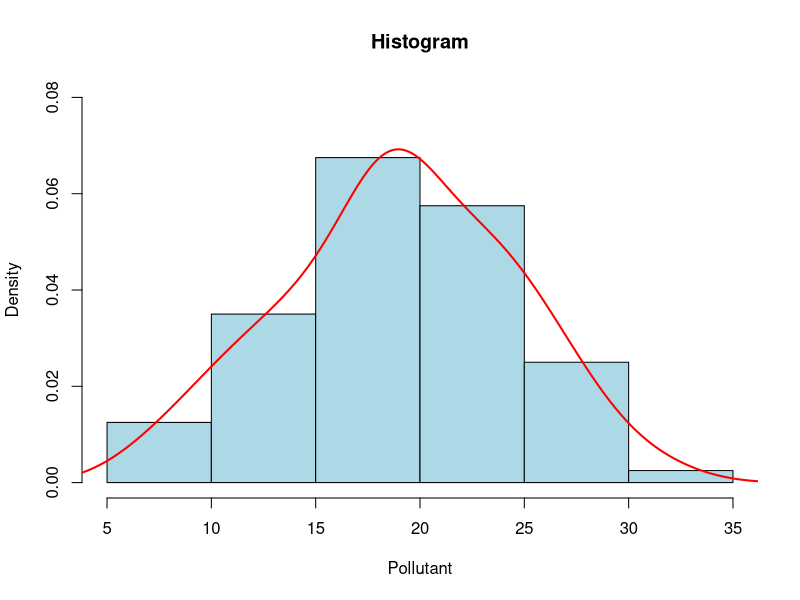
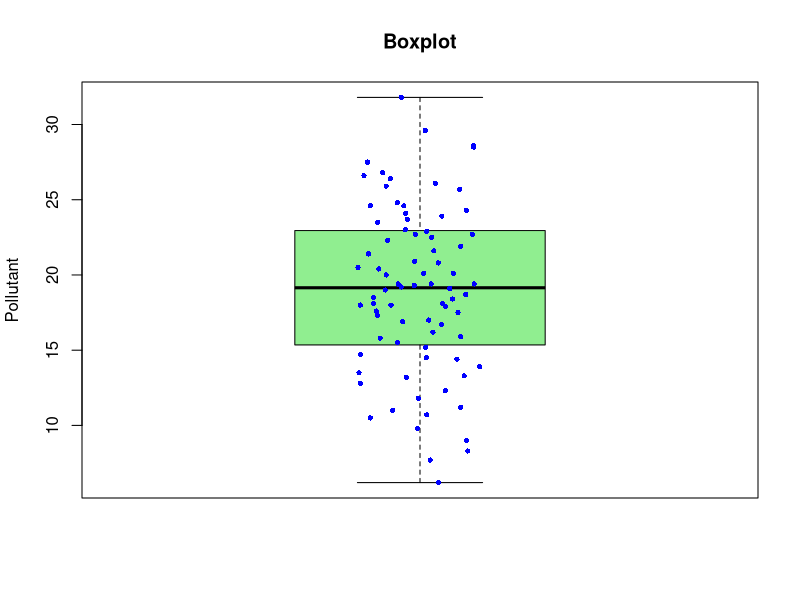

Here is the R script that generated these plots, in order:
#Method to calculate the mode of a series
getMode <- function(x) {
  uniques <- unique(x)
  uniques[which.max(tabulate(match(x, uniques)))]
}


data_set <- c(15.8,22.7,26.8,19.1,18.5,14.4,8.3,25.9,26.4,9.8,21.9,10.5,17.3,6.2,18.0,22.9,24.6,19.4,12.3,15.9,20.1,17.0,22.3,27.5,23.9,17.5,11.0,20.4,16.2,20.8,20.9,21.4,18.0,24.3,11.8,17.9,18.7,12.8,15.5,19.2,13.9,28.6,19.4,21.6,13.5,24.6,20.0,24.1,9.0,17.6,25.7,20.1,13.2,23.7,10.7,19.0,14.5,18.1,31.8,28.5,22.7,15.2,23.0,29.6,11.2,14.7,20.5,26.6,13.3,18.1,24.8,26.1,7.7,22.5,19.3,19.4,16.7,16.9,23.5,18.4)

par(mfrow = c(1, 1))

# ===== Item n. 1 ===== #
m_data <- mean(data_set) # Mean of the data set
med_data <- median(data_set) # Median of the data set (also second quantile)
mod_data <- getMode(data_set) # Mode of the data set
var_data <- var(data_set) # Variance of the data set
std_data <- sd(data_set) # Standard Deviation
cv_data <- std_data/m_data # Coefficient of variation
amp_data <- max(data_set) - min(data_set)


# ===== Item n. 2 ===== #

# Create a histogram
hist(data_set, 
     main = "Histogram",
     xlab = "Pollutant",
     ylab = "Density",
     col = "lightblue",
     border = "black",
     freq = FALSE,  # Plot densities instead of frequencies
     ylim = c(0, 0.08))
lines(density(data_set), col = "red", lwd = 2)  # Add density curve

# Create a boxplot
boxplot(data_set,
        main = "Boxplot",
        ylab = "Pollutant",
        col = "lightgreen",
        outline = TRUE)
stripchart(data_set, method = "jitter", pch = 16, col = "blue", 
           vertical = TRUE, add = TRUE, cex = 0.7)  # Add data points

par(mfrow = c(1, 1))

# ===== Item n. 3 ===== #
quanta <- quantile(data_set, probs = c(0.25, 0.50, 0.75), na.rm = TRUE) # Gets all quantiles 
Q1 <- quanta[1]
Q2 <- quanta[2]
Q3 <- quanta[3]
iqr <- Q3 - Q1

# ===== Item n. 4 ===== #
limit <- 25 # Threshold of pollutant emission
excess <- sum(data_set > limit) # Sum of days on which the limit was exceeded
total_days <- length(data_set) # Total number of days
prop <- excess/total_days # Ratio of days over the limit vs days below the limit
percent <- prop*100 




print("========== DATA ANALYSIS ==========")
sprintf("Mean: %s", m_data)
sprintf("Median: %s", med_data)
sprintf("Mode: %s", mod_data)
sprintf("Variance: %s", var_data)
sprintf("Standard Deviation: %s", std_data)
sprintf("Coefficient of variation: %s",cv_data)
sprintf("Amplitude: %s", amp_data)
sprintf("Q1: %s", Q1)
sprintf("Q2: %s", Q2)
sprintf("Q3: %s", Q3)
sprintf("IQR: %s", iqr)
sprintf("Percentage of days above the limit X days below the limit: %s ", percent)
print("==========//==========")


